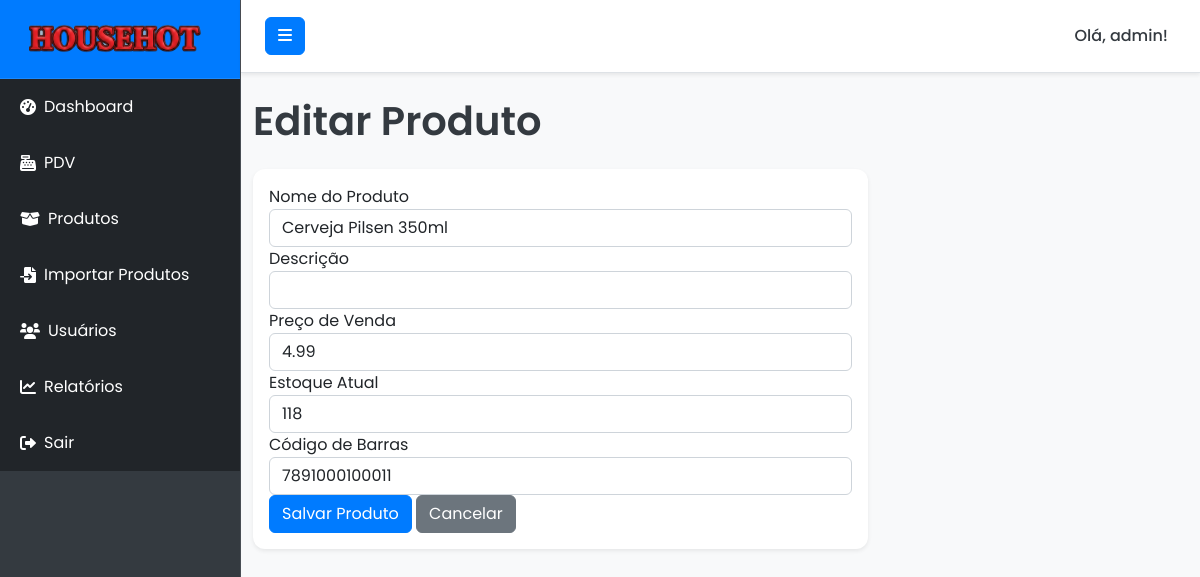
Page /product/edit/2 (signed in) on the earlier database version.
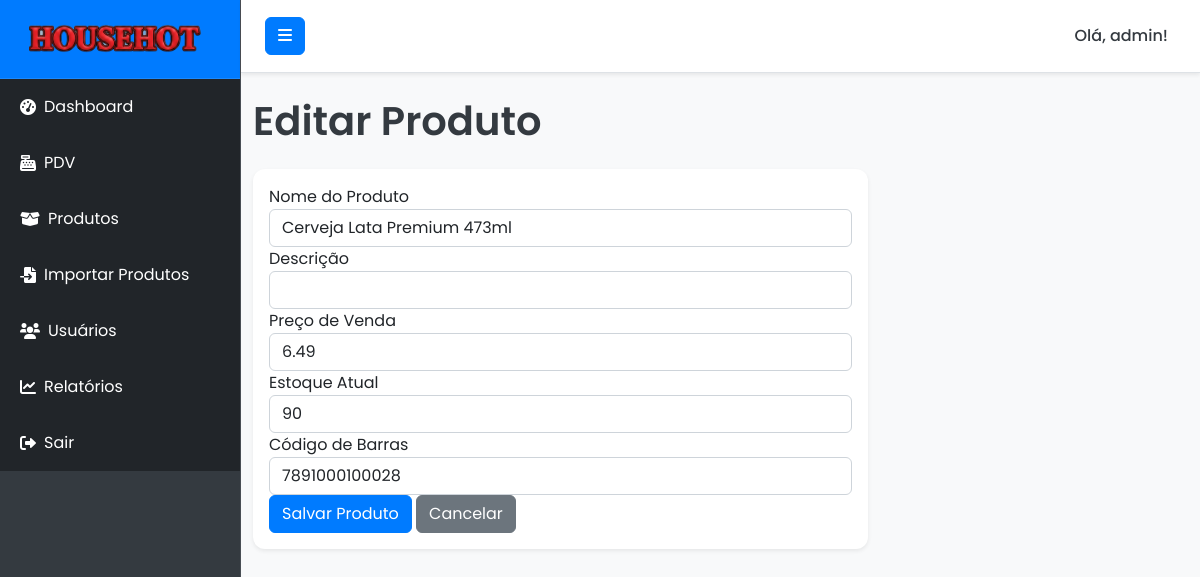
Same page on the later database version.
### models.py (models this page shows, shortened)
class Product(db.Model):
    id = db.Column(db.Integer, primary_key=True)
    name = db.Column(db.String(100), nullable=False)
    description = db.Column(db.Text)
    price = db.Column(db.Float, nullable=False)
    stock = db.Column(db.Integer, default=0, nullable=False)
    barcode = db.Column(db.String(128), unique=True, nullable=True) # Código de barras opcional

### routes.py (the view, shortened to what this page needs)
@main_bp.route('/product/edit/<int:product_id>', methods=['GET', 'POST'])
@admin_required
def edit_product(product_id):
    from models import Product
    product = Product.query.get_or_404(product_id)
    form = ProductForm(obj=product)
    return render_template('add_product.html', form=form, title='Editar Produto')

### forms.py
class ProductForm(FlaskForm):
    name = StringField('Nome do Produto', validators=[DataRequired(), Length(min=2, max=100)])
    description = StringField('Descrição', validators=[Optional(), Length(max=500)])
    price = DecimalField('Preço de Venda', validators=[DataRequired(), NumberRange(min=0.01)], places=2)
    stock = IntegerField('Estoque Atual', validators=[DataRequired(), NumberRange(min=0)])
    barcode = StringField('Código de Barras', validators=[Optional(), Length(max=128)])
    submit = SubmitField('Salvar Produto')

### models.py (called while the page is built)
    def is_admin(self):
        return self.role == 'admin'

### routes.py (called while the page is built)
def admin_required(f):
    @wraps(f)
    @login_required
    def decorated_function(*args, **kwargs):
        from models import User
        if not current_user.is_admin():
            flash('Você não tem permissão para acessar esta página.', 'danger')
            return redirect(url_for('main.dashboard'))
        return f(*args, **kwargs)
    return decorated_function

### templates/add_product.html (shortened to what this page needs)
{% extends "base.html" %}
{% block content %}
<h1 class="mb-4">{{ title }}</h1>
<div class="row">
    <div class="col-md-8">
        <div class="card">
            <div class="card-body">
                <form method="POST">
                    <div class="form-group">
                        {{ form.name.label(class="form-control-label") }}
                        {{ form.name(class="form-control") }}
                    </div>
                    <div class="form-group">
                        {{ form.description.label(class="form-control-label") }}
                        {{ form.description(class="form-control", rows=3) }}
                    </div>
                    <div class="form-group">
                        {{ form.price.label(class="form-control-label") }}
                        {{ form.price(class="form-control") }}
                    </div>
                    <div class="form-group">
                        {{ form.stock.label(class="form-control-label") }}
                        {{ form.stock(class="form-control") }}
                    </div>
                    <div class="form-group">
                        {{ form.barcode.label(class="form-control-label") }}
                        {{ form.barcode(class="form-control") }}
                    </div>
                    <div class="form-group">
                        {{ form.submit(class="btn btn-primary") }}
                        <a href="{{ url_for('main.products') }}" class="btn btn-secondary">Cancelar</a>
                    </div>
                </form>
            </div>
        </div>
    </div>
</div>
{% endblock %}

Differences in the rows shown:
changed Product: name "Cerveja Pilsen 350ml" → "Cerveja Lata Premium 473ml"; price "4.99" → "6.49"; stock "118" → "90"; barcode "7891000100011" → "7891000100028"
